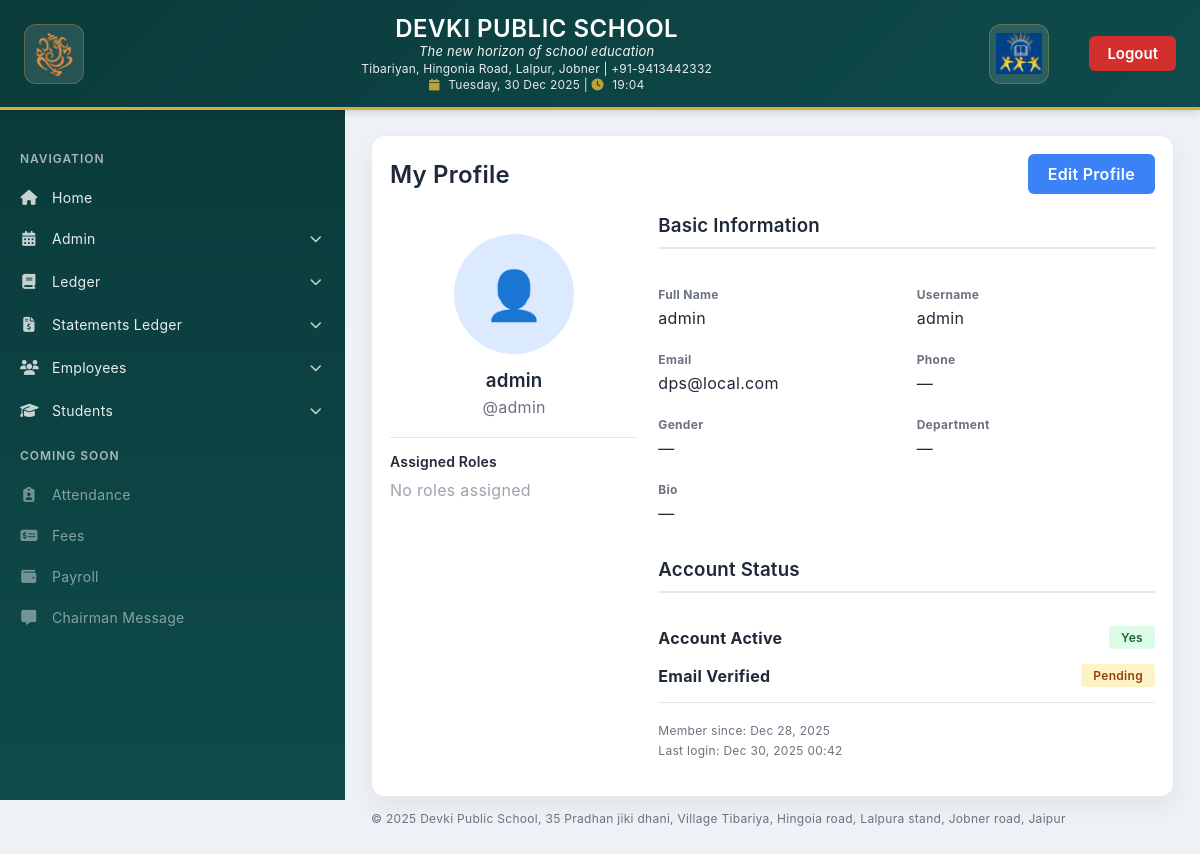
/accounts/profile/ (signed in), run on the app's committed database.
### accounts/models.py (models this page shows, shortened)
class UserProfile(models.Model):
    GENDER_CHOICES = [
        ('M', 'Male'),
        ('F', 'Female'),
        ('O', 'Other'),
    ]
    user = models.OneToOneField(
        User,
        on_delete=models.CASCADE,
        related_name='profile'
    )
    full_name = models.CharField(
        max_length=255,
        help_text="Full name of the user"
    )
    phone = models.CharField(
        max_length=20,
        blank=True,
        help_text="Contact phone number"
    )
    gender = models.CharField(
        max_length=1,
        choices=GENDER_CHOICES,
        blank=True,
        help_text="Gender"
    )
    profile_image = models.ImageField(
        upload_to='profiles/',
        null=True,
        blank=True,
        help_text="Profile picture"
    )
    bio = models.TextField(
        blank=True,
        help_text="Short biography"
    )
    department = models.CharField(
        max_length=100,
        blank=True,
        help_text="Department or designation"
    )
    is_verified = models.BooleanField(
        default=False,
        help_text="Email verification status"
    )
    last_login_ip = models.GenericIPAddressField(
        null=True,
        blank=True,
        help_text="Last login IP address"
    )
    created_at = models.DateTimeField(auto_now_add=True)
    updated_at = models.DateTimeField(auto_now=True)
    class Meta:
        verbose_name = 'User Profile'
        verbose_name_plural = 'User Profiles'
    def get_role_display_names(self):
        return self.user.user_roles.filter(
            role__is_active=True
        ).values_list('role__display_name', flat=True)

### accounts/views.py (the view)
# urls.py: path('profile/', views.profile, name='profile'),
@login_required
@never_cache
def profile(request):
    user_profile = request.user.profile
    context = {
        'profile': user_profile,
        'roles': user_profile.get_role_display_names(),
    }
    return render(request, 'accounts/profile.html', context)

### accounts/templates/accounts/profile.html (shortened to what this page needs)
{% extends "website/base.html" %}
{% block content %}
<div style="display: flex; justify-content: space-between; align-items: center; margin-bottom: 20px;">
  <h2 style="margin:0;">My Profile</h2>
  <a href="{% url 'edit_profile' %}" style="padding: 10px 20px; background: #3b82f6; color: white; text-decoration: none; border-radius: 6px; font-weight: 600;">Edit Profile</a>
</div>
<div style="display: grid; grid-template-columns: 1fr 2fr; gap: 20px;">
  <div class="card">
    <div style="text-align: center; padding: 20px 0;">
      {% if profile.profile_image %}
        <img src="{{ profile.profile_image.url }}" alt="{{ profile.full_name }}" style="width: 120px; height: 120px; border-radius: 50%; object-fit: cover; margin-bottom: 15px; border: 4px solid #dbeafe;">
      {% else %}
        <div style="width: 120px; height: 120px; border-radius: 50%; background: #dbeafe; display: flex; align-items: center; justify-content: center; margin: 0 auto 15px; font-size: 48px; color: #1e40af;">
          👤
        </div>
      {% endif %}
      <h3 style="margin: 0 0 5px 0;">{{ profile.full_name }}</h3>
      <p style="margin: 0; color: #6b7280;">@{{ profile.user.username }}</p>
    </div>
    <div style="border-top: 1px solid #e5e7eb; padding-top: 15px;">
      <h4 style="margin-top: 0; margin-bottom: 10px; font-size: 14px;">Assigned Roles</h4>
      <div style="display: flex; flex-direction: column; gap: 8px;">
        {% for role_name in roles %}
          <span style="display: inline-block; background: #dbeafe; color: #1e40af; padding: 6px 12px; border-radius: 4px; font-size: 12px; font-weight: 600; text-align: center;">{{ role_name }}</span>
        {% empty %}
          <p style="color: #9ca3af; margin: 0;">No roles assigned</p>
        {% endfor %}
      </div>
    </div>
  </div>
  <div>
    <div class="card" style="margin-bottom: 20px;">
      <h3 style="margin-top: 0; border-bottom: 2px solid #e5e7eb; padding-bottom: 10px;">Basic Information</h3>
      <div style="display: grid; grid-template-columns: repeat(2, 1fr); gap: 20px; padding: 15px 0;">
        <div>
          <label style="font-weight: 700; color: #6b7280; font-size: 12px;">Full Name</label>
          <p style="margin: 5px 0 0 0;">{{ profile.full_name }}</p>
        </div>
        <div>
          <label style="font-weight: 700; color: #6b7280; font-size: 12px;">Username</label>
          <p style="margin: 5px 0 0 0;">{{ profile.user.username }}</p>
        </div>
        <div>
          <label style="font-weight: 700; color: #6b7280; font-size: 12px;">Email</label>
          <p style="margin: 5px 0 0 0;">{{ profile.user.email|default:"—" }}</p>
        </div>
        <div>
          <label style="font-weight: 700; color: #6b7280; font-size: 12px;">Phone</label>
          <p style="margin: 5px 0 0 0;">{{ profile.phone|default:"—" }}</p>
        </div>
        <div>
          <label style="font-weight: 700; color: #6b7280; font-size: 12px;">Gender</label>
          <p style="margin: 5px 0 0 0;">{{ profile.get_gender_display|default:"—" }}</p>
        </div>
        <div>
          <label style="font-weight: 700; color: #6b7280; font-size: 12px;">Department</label>
          <p style="margin: 5px 0 0 0;">{{ profile.department|default:"—" }}</p>
        </div>
        <div style="grid-column: 1 / -1;">
          <label style="font-weight: 700; color: #6b7280; font-size: 12px;">Bio</label>
          <p style="margin: 5px 0 0 0;">{{ profile.bio|default:"—" }}</p>
        </div>
      </div>
    </div>
    <div class="card">
      <h3 style="margin-top: 0; border-bottom: 2px solid #e5e7eb; padding-bottom: 10px;">Account Status</h3>
      <div style="padding: 15px 0;">
        <div style="display: flex; justify-content: space-between; align-items: center; margin-bottom: 15px;">
          <span style="font-weight: 700;">Account Active</span>
          {% if profile.user.is_active %}
            <span style="background: #dcfce7; color: #166534; padding: 4px 12px; border-radius: 4px; font-size: 12px; font-weight: 600;">Yes</span>
          {% else %}
            <span style="background: #fee2e2; color: #991b1b; padding: 4px 12px; border-radius: 4px; font-size: 12px; font-weight: 600;">No</span>
          {% endif %}
        </div>
        <div style="display: flex; justify-content: space-between; align-items: center; margin-bottom: 15px;">
          <span style="font-weight: 700;">Email Verified</span>
          {% if profile.is_verified %}
            <span style="background: #dcfce7; color: #166534; padding: 4px 12px; border-radius: 4px; font-size: 12px; font-weight: 600;">Yes</span>
          {% else %}
            <span style="background: #fef3c7; color: #92400e; padding: 4px 12px; border-radius: 4px; font-size: 12px; font-weight: 600;">Pending</span>
          {% endif %}
        </div>
        <div style="border-top: 1px solid #e5e7eb; padding-top: 15px; font-size: 12px; color: #6b7280;">
          <p style="margin: 5px 0;">Member since: {{ profile.created_at|date:"M d, Y" }}</p>
          {% if profile.user.last_login %}
            <p style="margin: 5px 0;">Last login: {{ profile.user.last_login|date:"M d, Y H:i" }}</p>
          {% else %}
            <p style="margin: 5px 0;">Last login: Never</p>
          {% endif %}
        </div>
      </div>
    </div>
  </div>
</div>
{% endblock %}

### website/static/website/base.css (style rules this page uses)
:root { --sidebar-w: 345px; --topbar-h: 110px; --teal-900: #0b3b3b; --teal-800: #0f4b4b; --teal-700: #146060; --gold: #d4af37; --bg: #eef2f7; --card: #ffffff; --text: #1f2937; --muted: #6b7280; --border: rgba(0,0,0,0.08); }
* { box-sizing:border-box; }
html, body { height:100%; }
body { margin:0; font-family: -apple-system, BlinkMacSystemFont, 'Segoe UI', 'Helvetica Neue', sans-serif; font-weight: 400; letter-spacing: 0.3px; background: var(--bg); color: var(--text); }
h1, h2, h3, h4, h5, h6 { font-family: -apple-system, BlinkMacSystemFont, 'Segoe UI', 'Helvetica Neue', sans-serif; font-weight: 600; letter-spacing: 0.2px; }
label { font-weight: 600; font-size: 13px; font-family: -apple-system, BlinkMacSystemFont, 'Segoe UI', 'Helvetica Neue', sans-serif; }

### data on the page
UserProfile: full_name "admin", user.username "admin", user.email "dps@local.com", phone "—", gender "—", department "—", bio "—", created_at "Dec 28, 2025", user.last_login "Dec 30, 2025 00:42"
